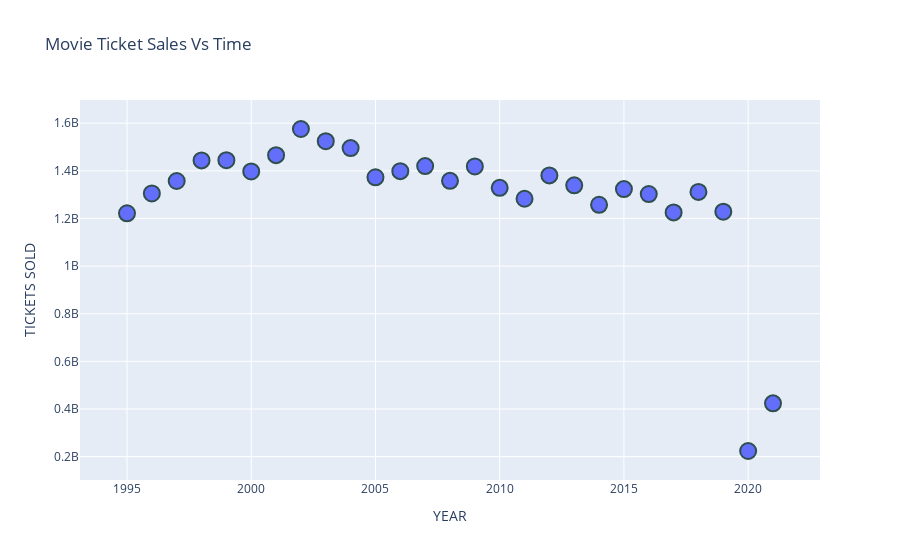

The code cell stored with this chart in its notebook:
### Markdown cell above
# Scatter Plot

### Code cell
fig = px.scatter(df, x='YEAR',
                y='TICKETS SOLD',
                title='Movie Ticket Sales Vs Time')
fig.update_traces(marker=dict(size=16,
                             line=dict(width=2,
                                      color='DarkSlateGrey')),
                 selector=dict(mode='markers'))

fig.show()

### Figure 1 — Plotly figure (JSON) as saved in the notebook; plotly's stock layout.template omitted (floating-point values rounded to 4 significant figures)
{"data": [{"hovertemplate": "YEAR=%{x}<br>TICKETS SOLD=%{y}<extra></extra>", "legendgroup": "", "marker": {"color": "#636efa", "line": {"color": "DarkSlateGrey", "width": 2}, "size": 16, "symbol": "circle"}, "mode": "markers", "name": "", "orientation": "v", "showlegend": false, "type": "scatter", "x": [2021, 2020, 2019, 2018, 2017, 2016, 2015, 2014, 2013, 2012, 2011, 2010, 2009, 2008, 2007, 2006, 2005, 2004, 2003, 2002, 2001, 2000, 1999, 1998, 1997, 1996, 1995], "xaxis": "x", "y": [423774881, 223638958, 1228541629, 1311536128, 1225639761, 1302556378, 1323356776, 1257402920, 1339168926, 1380921942, 1282915168, 1328549021, 1418567388, 1358042073, 1420036680, 1398738283, 1372980280, 1495651298, 1524589620, 1575756527, 1465874205, 1397460079, 1444664086, 1443832471, 1357349648, 1305221290, 1221705907], "yaxis": "y"}], "layout": {"autosize": true, "legend": {"tracegroupgap": 0}, "title": {"text": "Movie Ticket Sales Vs Time"}, "xaxis": {"anchor": "y", "autorange": true, "domain": [0, 1], "range": [1993.0, 2023.0], "title": {"text": "YEAR"}, "type": "linear"}, "yaxis": {"anchor": "x", "autorange": true, "domain": [0, 1], "range": [42720000.0, 1757000000.0], "title": {"text": "TICKETS SOLD"}, "type": "linear"}}}
